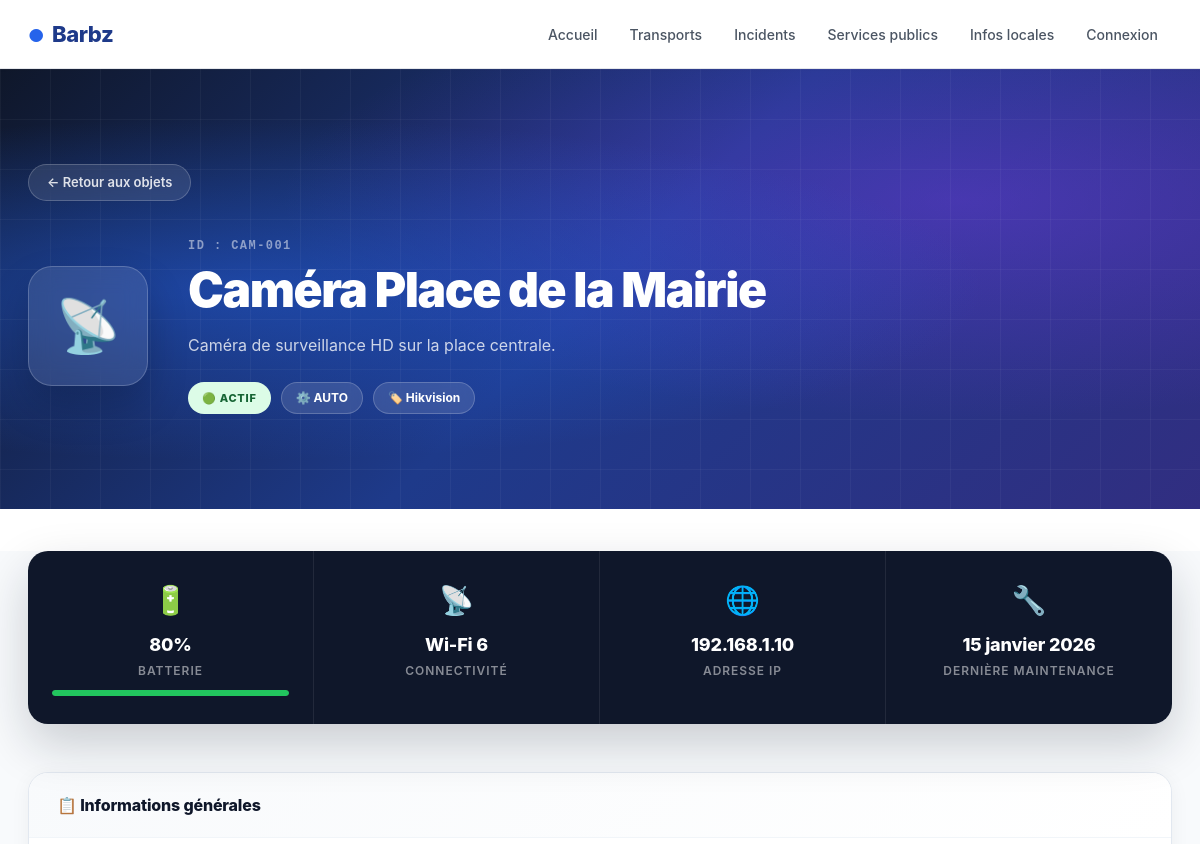
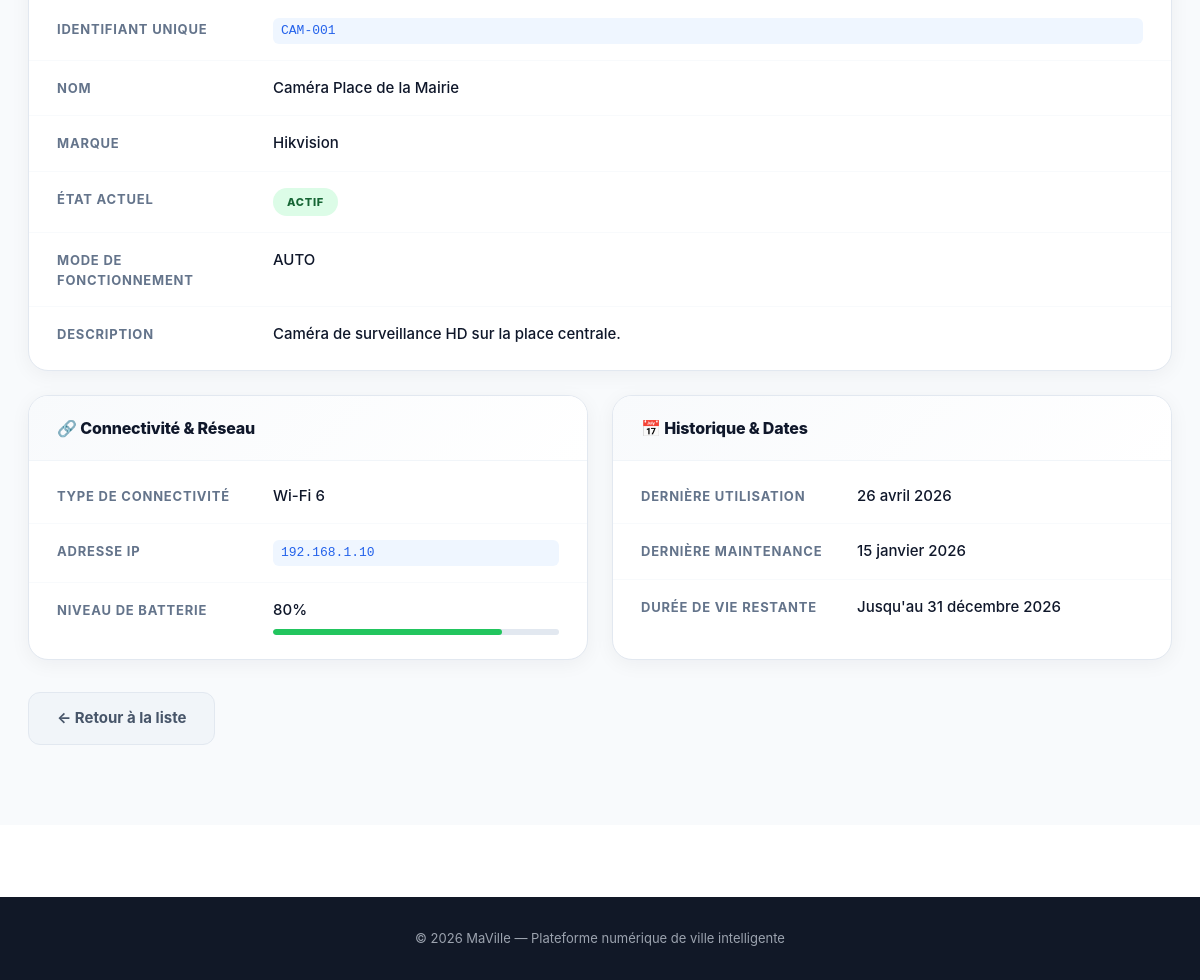
Before: /produit/CAM-001/ with the older database file (2 pictures, top to bottom).
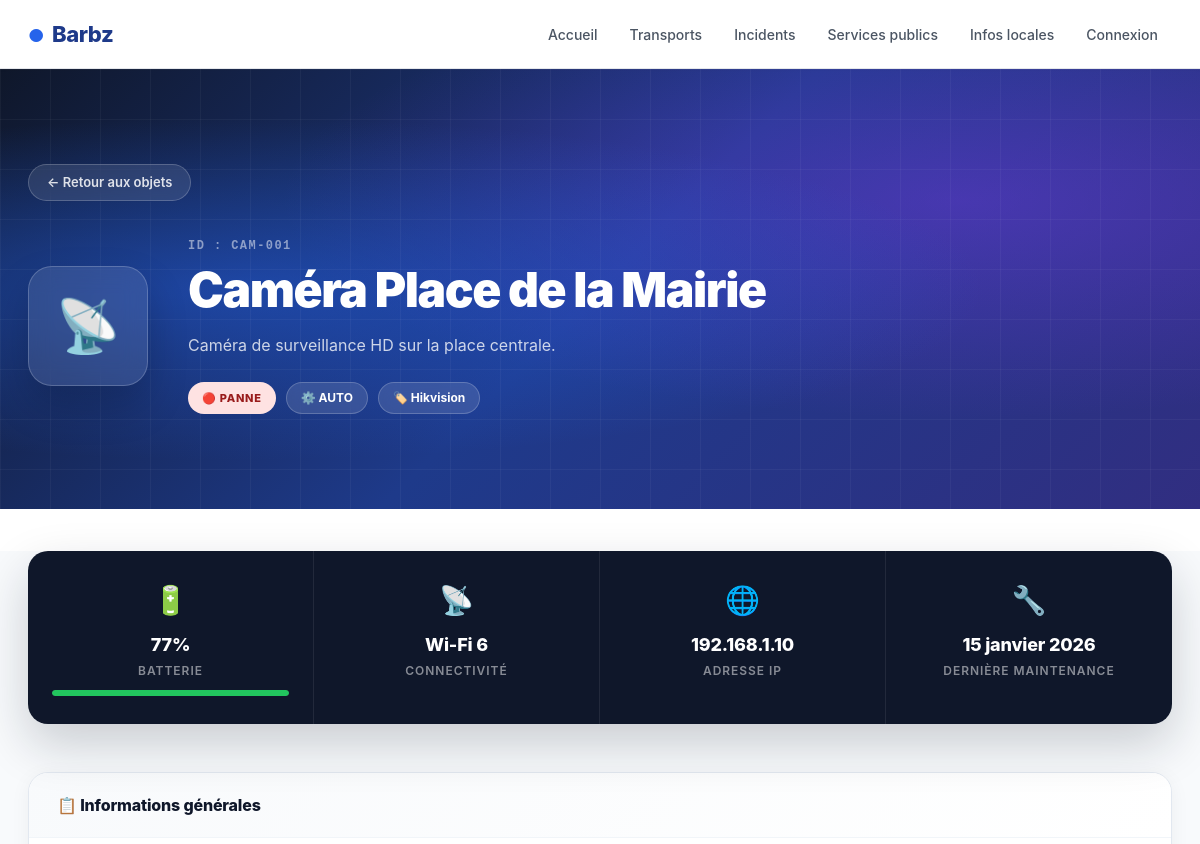
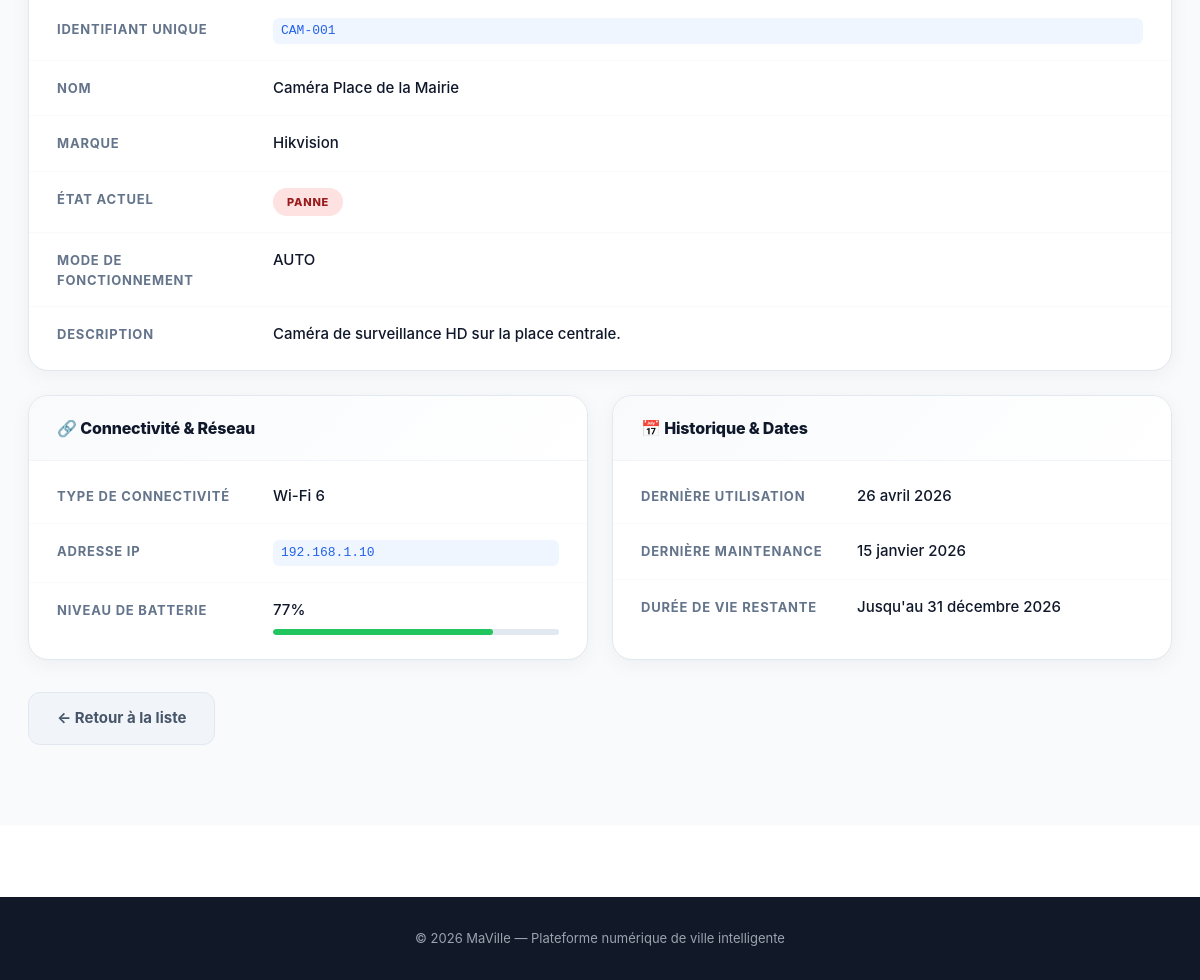
After: the same page with the newer database file (2 pictures, top to bottom).
### monapp/models.py (models this page shows, shortened)
class Produit(models.Model):
    ID                       = models.CharField(max_length=100, primary_key=True)
    Nom                      = models.CharField(max_length=100)
    Connectiviter_type       = models.CharField(max_length=100)
    etat                     = models.CharField(max_length=20, choices=EtatObjet.choices, default=EtatObjet.INACTIF)
    marque                   = models.CharField(max_length=100)
    mode                     = models.CharField(max_length=20, choices=MODE.choices, default=MODE.AUTOMATIQUE)
    Bactterie                = models.IntegerField()
    temperature              = models.FloatField(default=22.0)
    Adresse_IP               = models.GenericIPAddressField()
    Temp_restante            = models.DateField()
    Date_dernier_maintenance = models.DateField()
    Date_dernier_utilisation = models.DateField()
    Description              = models.TextField()
    photo                    = models.ImageField(upload_to='photos/outils/', null=True, blank=True)

### monapp/views.py (the view)
# urls.py: path('produit/<str:id>/', views.detail_produit, name='detail_produit'),
def detail_produit(request, id):
    produit = get_object_or_404(Produit, ID=id)
    ajouter_points(request, points=0.5)
    return render(request, 'produits/detail_produit.html', {'produit': produit})

### monapp/views.py (called while the page is built, shortened)
def ajouter_points(request, points, action=1):
    if not request.user.is_authenticated:
        return

### monapp/templates/produits/detail_produit.html (shortened to what the changed rows need)
{% extends 'monapp/base.html' %}
{% load static %}
{% block extra_head %}
<link rel="stylesheet" href="{% static 'detail_produit.css' %}">
{% endblock %}
{% block hero %}
<section class="detail-hero">
    <div class="detail-hero-inner">
        <div class="detail-hero-content">
            <div class="detail-hero-info">
                <div class="detail-id">ID : {{ produit.ID }}</div>
                <h2>{{ produit.Nom }}</h2>
                <p class="detail-lead">{{ produit.Description }}</p>
                <div class="detail-badges">
                    <span class="etat-badge etat-{{ produit.etat|lower }}">
                        {% if produit.etat == 'ACTIF' %}🟢
                        {% elif produit.etat == 'INACTIF' %}⚫
                        {% elif produit.etat == 'PANNE' %}🔴
                        {% elif produit.etat == 'MAINTENANCE' %}🟡
                        {% elif produit.etat == 'DECONNECTE' %}🔵
                        {% endif %}
                        {{ produit.etat }}
                    </span>
                    <span class="mode-badge">⚙️ {{ produit.mode }}</span>
                    <span class="marque-badge">🏷️ {{ produit.marque }}</span>
                </div>
            </div>
        </div>
    </div>
</section>
{% endblock %}
{% block content %}
<div class="detail-page">
    <div class="wrap">
        <section class="detail-stats-bar">
            <div class="detail-stat">
                <div class="detail-stat-icon">🔋</div>
                <div class="detail-stat-value">{{ produit.Bactterie }}%</div>
                <div class="detail-stat-label">Batterie</div>
                <div class="batt-bar">
                    <div class="batt-fill" id="batt-fill"></div>
                </div>
            </div>
            <div class="detail-stat">
                <div class="detail-stat-icon">📡</div>
                <div class="detail-stat-value">{{ produit.Connectiviter_type }}</div>
                <div class="detail-stat-label">Connectivité</div>
            </div>
            <div class="detail-stat">
                <div class="detail-stat-icon">🌐</div>
                <div class="detail-stat-value">{{ produit.Adresse_IP }}</div>
                <div class="detail-stat-label">Adresse IP</div>
            </div>
            <div class="detail-stat">
                <div class="detail-stat-icon">🔧</div>
                <div class="detail-stat-value">{{ produit.Date_dernier_maintenance }}</div>
                <div class="detail-stat-label">Dernière maintenance</div>
            </div>
        </section>
        <div class="detail-grid">
            <section class="detail-card">
                <div class="detail-card-body">
                    <div class="detail-row">
                        <span class="detail-key">Identifiant unique</span>
                        <span class="detail-val mono">{{ produit.ID }}</span>
                    </div>
                    <div class="detail-row">
                        <span class="detail-key">Nom</span>
                        <span class="detail-val">{{ produit.Nom }}</span>
                    </div>
                    <div class="detail-row">
                        <span class="detail-key">Marque</span>
                        <span class="detail-val">{{ produit.marque }}</span>
                    </div>
                    <div class="detail-row">
                        <span class="detail-val">
                            <span class="etat-badge etat-{{ produit.etat|lower }}">
                                {{ produit.etat }}
                            </span>
                        </span>
                    </div>
                    <div class="detail-row">
                        <span class="detail-key">Mode de fonctionnement</span>
                        <span class="detail-val">{{ produit.mode }}</span>
                    </div>
                    <div class="detail-row">
                        <span class="detail-key">Description</span>
                        <span class="detail-val">{{ produit.Description }}</span>
                    </div>
                </div>
            </section>
            <section class="detail-card">
                <div class="detail-card-body">
                    <div class="detail-row">
                        <span class="detail-key">Type de connectivité</span>
                        <span class="detail-val">{{ produit.Connectiviter_type }}</span>
                    </div>
                    <div class="detail-row">
                        <span class="detail-key">Adresse IP</span>
                        <span class="detail-val mono">{{ produit.Adresse_IP }}</span>
                    </div>
                    <div class="detail-row">
                        <span class="detail-key">Niveau de batterie</span>
                        <span class="detail-val">
                            {{ produit.Bactterie }}%
                            <div class="batt-bar inline-batt">
                                <div class="batt-fill" style="width: {{ produit.Bactterie }}%; background: {% if produit.Bactterie > 60 %}#22c55e{% elif produit.Bactterie > 30 %}#f59e0b{% else %}#ef4444{% endif %}"></div>
                            </div>
                        </span>
                    </div>
                </div>
            </section>
            <section class="detail-card">
                <div class="detail-card-body">
                    <div class="detail-row">
                        <span class="detail-key">Dernière utilisation</span>
                        <span class="detail-val">{{ produit.Date_dernier_utilisation }}</span>
                    </div>
                    <div class="detail-row">
                        <span class="detail-key">Dernière maintenance</span>
                        <span class="detail-val">{{ produit.Date_dernier_maintenance }}</span>
                    </div>
                    <div class="detail-row">
                        <span class="detail-key">Durée de vie restante</span>
                        <span class="detail-val">Jusqu'au {{ produit.Temp_restante }}</span>
                    </div>
                </div>
            </section>
        </div>
    </div>
</div>
{% endblock %}

Changed rows visible on the page:
changed Produit "Caméra Place de la Mairie": etat "ACTIF" → "PANNE"; Bactterie "80" → "77"
